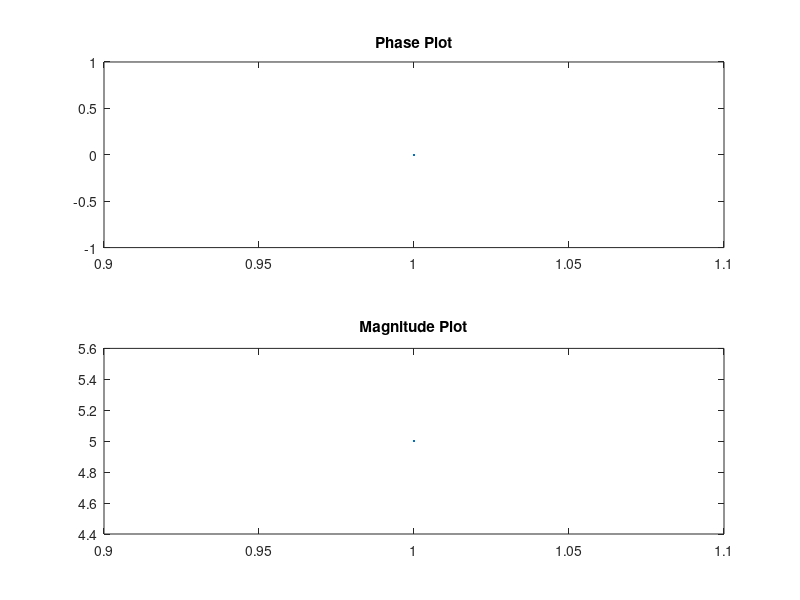

Write the MATLAB code that produced this figure. (Note: this script raises an error after producing the figure.)
%% Experiment 2: DFT and Convolution
% Name : Saurabh Kumar
% USN : 1MS18EE051
%% DFT using Matrix Method
xn = input("Enter the DTS");
N = length(xn);
n = 0:N-1;
k = 0:N-1;
nk = n' * k;
wk = exp(-2*pi*nk*i/N);
Xk = wk * xn'
%% IDFT using Matrix Method
ixn = (1/N)*(conj(wk)*Xk)
%% DFT using Analytical Method
clc;
clear;
close all;
xn = input("Enter the DTS");
N = length(xn);
for k=0:N-1
    xk = 0;
    for n=0:N-1
        xk = xk + xn(n+1)*exp(-2*pi*n*k*i/N);
    end
    Xk(k+1,1) = xk;
end
disp("Angle Matrix:");
angle(Xk)
%% DFT using inbuilt FFT Function
Xkfft = fft(xn)
%% Homework Question: Find DFT of your DOB
clc;
clear;
close all;
xn = input("Enter your DOB");
N = length(xn);
for k=0:N-1
    xk = 0;
    for n=0:N-1
        xk = xk + xn(n+1)*exp(-2*pi*n*k*i/N);
    end
    Xk(k+1,1) = xk;
end
magnitude = abs(Xk)
phase = angle(Xk);
phase = (180/pi)*phase
subplot(2,1,1);
plot(phase)
title("Phase Plot");
subplot(2,1,2);
plot(magnitude)
title("Magnitude Plot")
%% Linear and Circular Convolution using subroutine
% Using subroutine
xn = [1 2 3 4 5];
hn = [1 -1 1];
yn1 = conv(xn,hn)
yn2 = cconv(xn,hn,max(length(xn),length(hn)))
% Finding linear convolution using circular convoultion subroutine
% For this we have to change length of the output to length(xn) + length(hn)-1
yn3 = cconv(xn,hn,length(xn)+length(hn)-1)
%% Linear convolution using observation
xn = input("Enter DTS");
hn = input("Enter filter");
N = length(xn)+length(hn)-1;
xn = [xn zeros(1,N-length(xn))];
hn = [hn zeros(1,N-length(hn))];
h = hn(end:-1:1);
for i=1:N
    y(1,i) = h(end-i+1:end)*xn(1:i)';
end
disp("Convoltuion by pattern");
y
disp("=============================")
disp("Checking")
conv(xn,hn)
%% Linear Convolution using definition
xn = input("Enter the DTS");
hn = input("Enter filter");
N = length(xn)+length(hn)-1;
xn = [xn zeros(1,N-length(xn))];
hn = [hn zeros(1,N-length(hn))];
for n=1:N
    sum = 0
    for m = 1:n
        sum = sum + xn(m)*hn(n-m+1);
    end
    y(1,n) = sum;
end
disp("Convoltuion by definition");
y
disp("=============================")
disp("Checking")
conv(xn,hn)
%% Circular convolution using Stockham method - DFT-IDFT method
clc
clear
xn = input("Enter the DTS");
hn = input("Enter filter");
%N = max(length(xn),length(hn));
N = input("Enter value of N");
% If we increase the N value upto
xn = [xn zeros(1,N-length(xn))];
hn = [hn zeros(1,length(hn))];
n = 0:N-1;
k = 0:N-1;
nk = n'*k;
wn = exp(-2*i*pi*nk/N);
Xk = wn * xn';
Hk = wn * hn';
Yk = Xk.*Hk;
yn = (1/N)*(conj(wn)*Yk);
yn
%% Circular Convolution using Matrix method
xn = input("Enter DTS");
hn = input("Enter filter");
N = max(length(xn),length(hn));
xn = [xn zeros(1,N-length(xn))];
hn = [hn zeros(1,N-length(hn))];
temp = xn;
xn(1,:) = temp;
for i=1:N-1
    temp = [temp(end) temp(1:end-1)];
    xn(i+1,:) = temp;  
end
yn = xn'*hn'
%% Circular Convolution using Tabular Column
xn = input("Enter DTS");
hn = input("Enter filter");
N = max(length(xn),length(hn));
xn = [xn zeros(1,N-length(xn))];
hn = [hn zeros(1,N-length(hn))];
h = [hn(1) hn(end:-1:2)];
for i=1:N
    y(1,i) = xn*h';
    h = [h(end) h(1:end-1)];
end
y


    